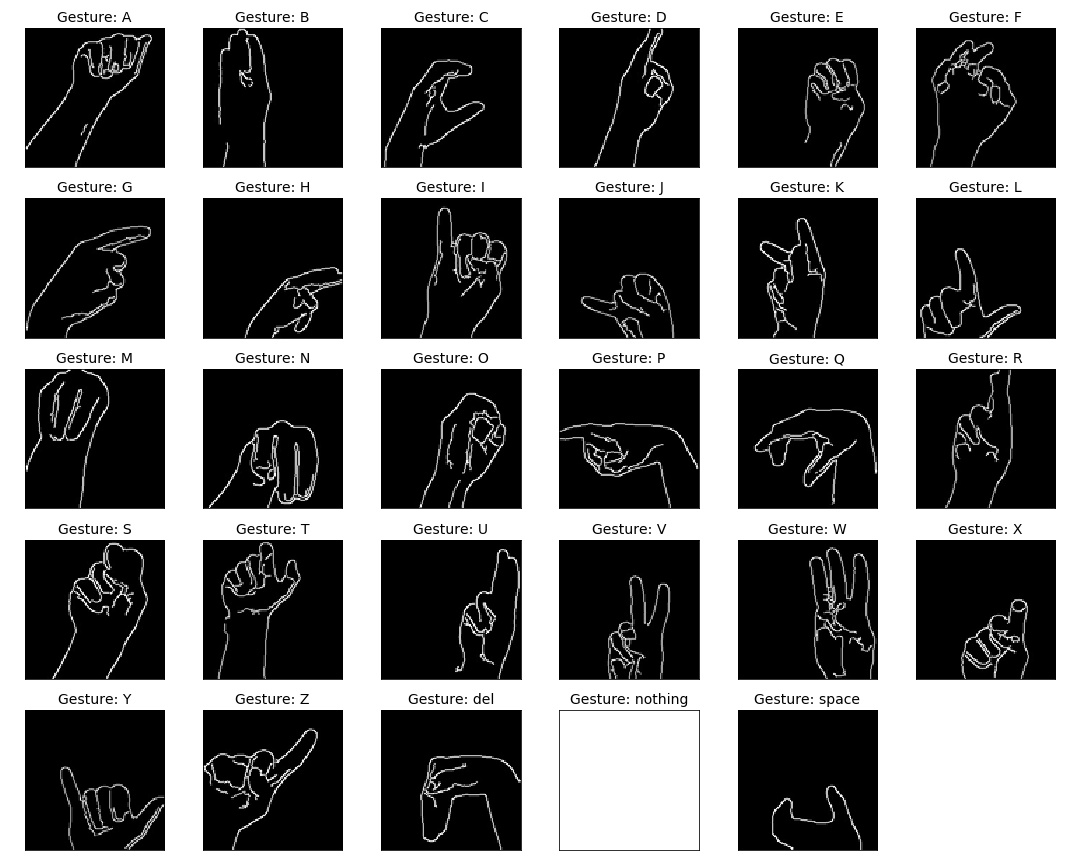
#> input picture assets/model_imgs.jpg, 1080 x 864 px, given in place of the camera
$ python edged_img_generation.py
#> lines starting #> are read from the running program, lines starting #| are printed output that depends on the picture
# Script to capture gestures from the webcam

import numpy as np
import cv2
import os

cap = cv2.VideoCapture(0)
cv2.namedWindow('edged')

def nothing(x):
    pass

"""
Function returns the key (Letter: 'a', 'b', 'c'...) value from the alphabet dictionary
based on its class index (1, 2, 3 ...) and so on.
"""
def get_class_label(val, dictionary):
#> called with val = 29
    for key, value in dictionary.items():
        if value == val:
            return key

alphabet = {chr(i+96).upper():i for i in range(1,27)}
alphabet['del'] = 27
alphabet['nothing'] = 28
alphabet['space'] = 29

cv2.createTrackbar('lower_threshold', 'edged', 0, 255, nothing)
cv2.createTrackbar('upper_threshold', 'edged', 0, 255, nothing)
cv2.setTrackbarPos('lower_threshold', 'edged', 100)
cv2.setTrackbarPos('upper_threshold', 'edged', 0)

index = 29
current_letter = get_class_label(index, alphabet)
try:
    os.mkdir('my_dataset_edges/all/' + str(current_letter) + '/')
except:
    pass
path = 'my_dataset_edges/all/' + str(current_letter) + '/'

i = 0
while(1):
    ret, frame = cap.read()
#> frame is the input picture: shape (864, 1080, 3); min 0, max 255, mean 108.3
    x_0 = int(frame.shape[1] * 0.1)
#> x_0 = 108
    y_0 = int(frame.shape[0] * 0.25)
#> y_0 = 216
    x_1 = int(x_0 + 200)
#> x_1 = 308
    y_1 = int(y_0 + 200)
#> y_1 = 416


    hand = frame.copy()[y_0:y_1, x_0:x_1]
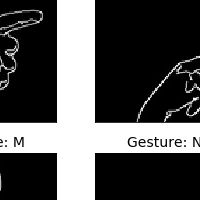
#> hand: shape (200, 200, 3); min 0, max 255, mean 82.4
    gray = cv2.cvtColor(hand, cv2.COLOR_BGR2GRAY)
    blured = cv2.GaussianBlur(gray, (5, 5), 0)
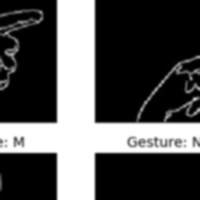
#> blured: shape (200, 200); min 0, max 255, mean 82.3
    blured = cv2.erode(blured, None, iterations=2)
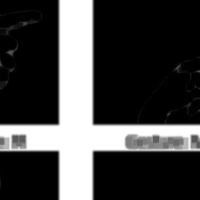
#> blured: shape (200, 200); min 0, max 255, mean 67.7
    blured = cv2.dilate(blured, None, iterations=2)
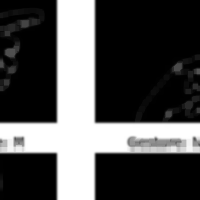
#> blured: shape (200, 200); min 0, max 255, mean 79.1

    lower = cv2.getTrackbarPos('lower_threshold', 'edged')
    upper = cv2.getTrackbarPos('upper_threshold', 'edged')
    edged = cv2.Canny(blured,lower,upper)
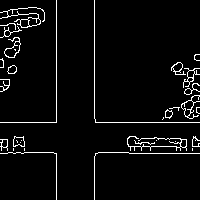
#> edged: shape (200, 200); 4.4% white in thin lines or dots

    cv2.imshow('frame',frame)
    cv2.imshow('edged',edged)

    if i > 50:
        cv2.imwrite(
            path + str(i) + '.jpg',
            edged
        )
    i += 1

    if i > 1200:
        break

    if cv2.waitKey(15) & 0xFF == ord('q'):
#> (key q is pressed here)
        break

cap.release()
cv2.destroyAllWindows()

$ run again, on assets/orig_imgs.jpg
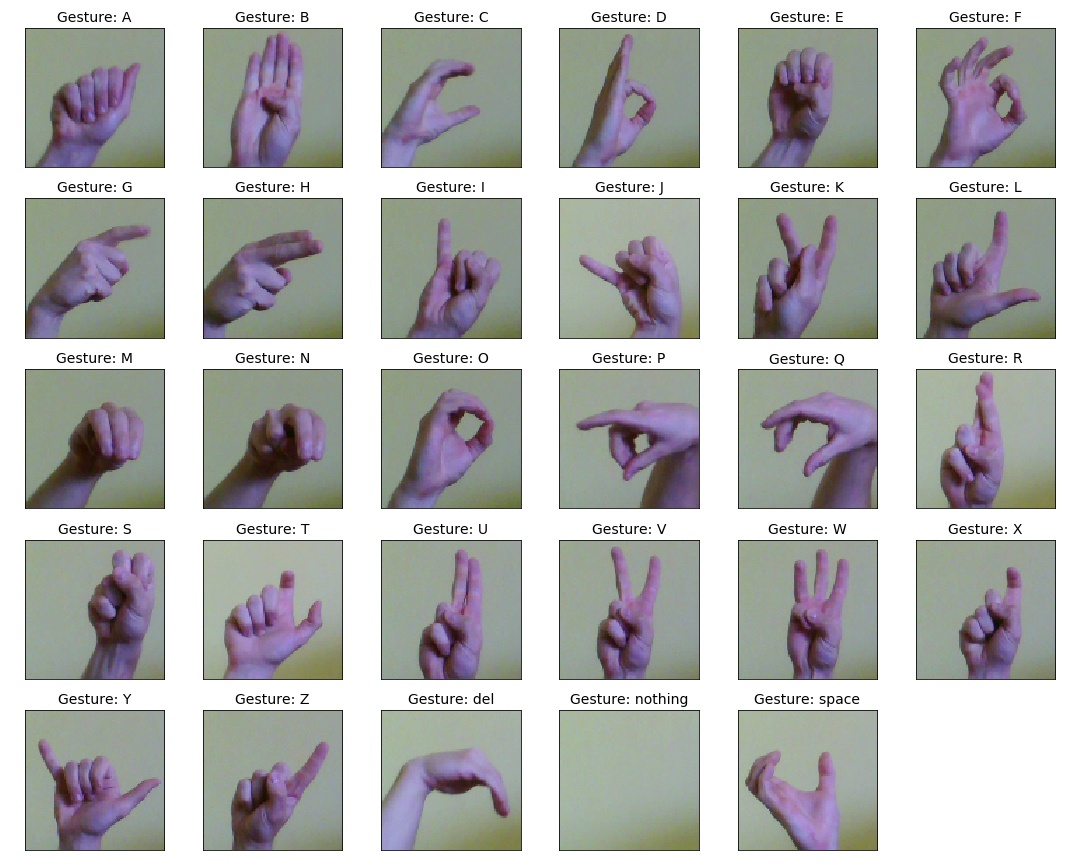
#> input picture assets/orig_imgs.jpg, 1080 x 864 px, given in place of the camera
#> frame is the input picture: shape (864, 1080, 3); mean B, G, R 179.3, 179.9, 179.5
#> `blured = cv2.erode(blured, None, iterations=2)`:
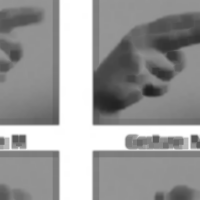
#> blured: shape (200, 200); min 32, max 255, mean 154.6
#> `edged = cv2.Canny(blured,lower,upper)`:
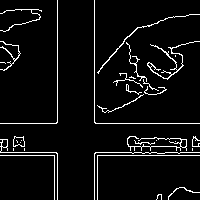
#> edged: shape (200, 200); 5.6% white in thin lines or dots
